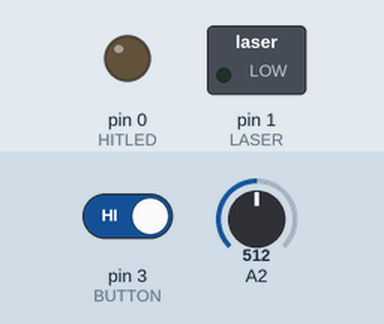
A sketch run on a simulated Arduino Uno, built with avr-gcc and run on an emulated ATmega328P. On the bench: switched loads named in the sketch (green lamp = pin HIGH), output pins drawn as LEDs (lit = HIGH). The test bench sets the inputs (shaded band); at power-on: A2 = 512, pin 3 (BUTTON) HIGH.

Above: at 1.2 s.
1.3 s: A2 set to 681
2.8 s: A2 set to 713
At 4.1 s:
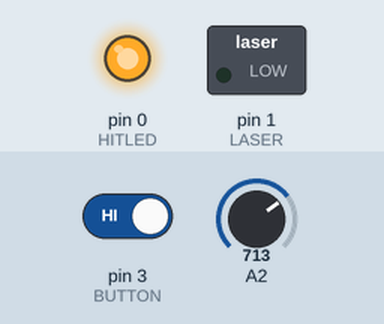
7.3 s: pin 3 (BUTTON) driven HIGH
10.3 s: pin 3 (BUTTON) driven LOW
At 11.9 s:
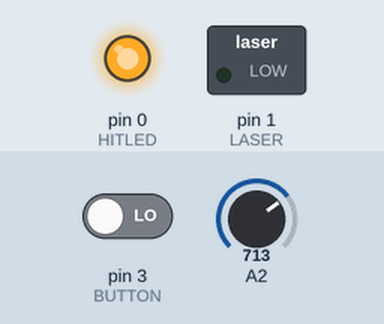
Timing chart, 0 to 13.1 s (numbered marks = the images above; inputs shaded):
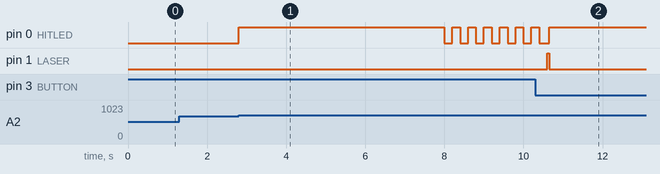

The sketch:

Laser_gun.ino
```cpp
#define LASER 1
#define HITLED 0
#define BUTTON 3
int btn_stan;

    int zmSwiec=0;  //0 - Ready, 2- Shot, 1 - Hit, 2 - RESPAWN,
    #define READY 0
    #define HIT 1
    #define RESPAWN 2


void setup() {

  pinMode (BUTTON, INPUT_PULLUP);
  btn_stan = digitalRead(BUTTON);
  pinMode (LASER, OUTPUT);
  pinMode (HITLED, OUTPUT);

digitalWrite(HITLED, LOW);
}

void loop() {
          int PHOTO = analogRead(A2);
          int btn = digitalRead(BUTTON);


  switch(zmSwiec)
      {
        //----------------------------------------------------------------------------
        case READY:


              if (PHOTO >= 700){
                 zmSwiec=HIT;
              }

              if (btn == LOW && btn_stan == HIGH){

                  digitalWrite(LASER, HIGH);
                  delay(50);
                  digitalWrite(LASER, LOW);
                  }

                btn_stan = digitalRead(BUTTON);


        break;

        //----------------------------------------------------------------------------
        case HIT:
                  digitalWrite(HITLED, HIGH);
                  delay(5000);
                  digitalWrite(HITLED, LOW);
                  zmSwiec=RESPAWN;

        break;
        //----------------------------------------------------------------------------
        case RESPAWN:

              while (digitalRead(BUTTON) == HIGH){
                  digitalWrite(HITLED, HIGH);
                  delay(200);
                  digitalWrite(HITLED, LOW);
                  delay(200);
                  }
                  zmSwiec=READY;

        break;
        //----------------------------------------------------------------------------


    }
}
```

Measured:
- the behaviour switches between 699 and 700 on A2 (found by bisection; images 0 and 1)
- after the input at 1.3 s, every drawn part: stays the same
- after the input at 2.8 s, pin 0 (HITLED): LOW → HIGH at once
- after the input at 10.3 s, pin 1 (LASER): LOW → HIGH after 0.30 s, → LOW 0.05 s later
